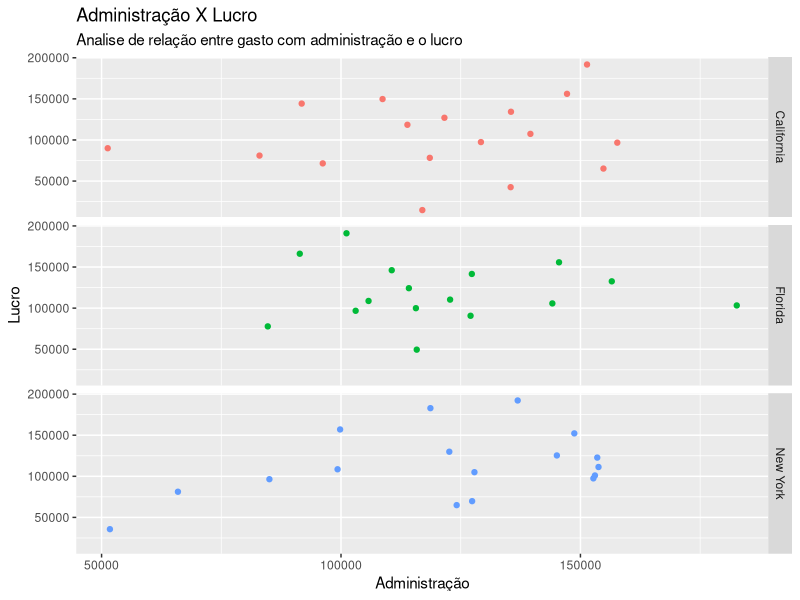
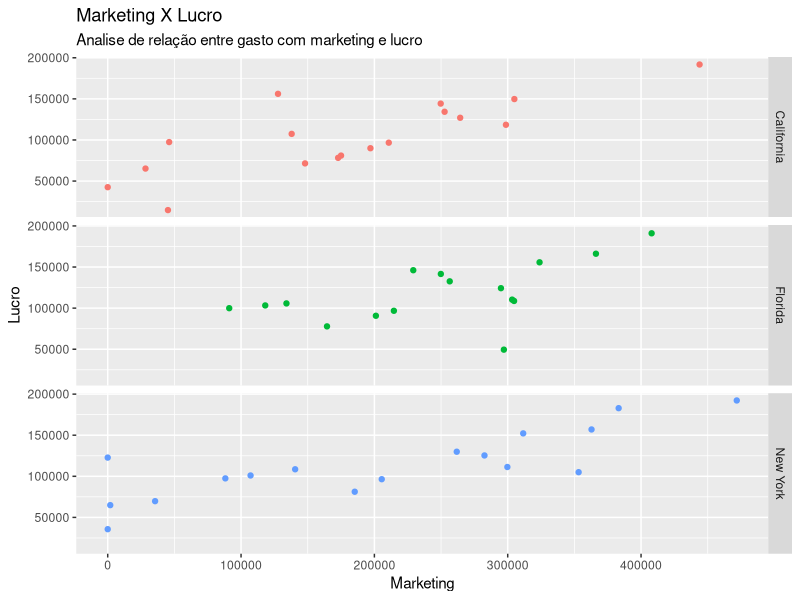
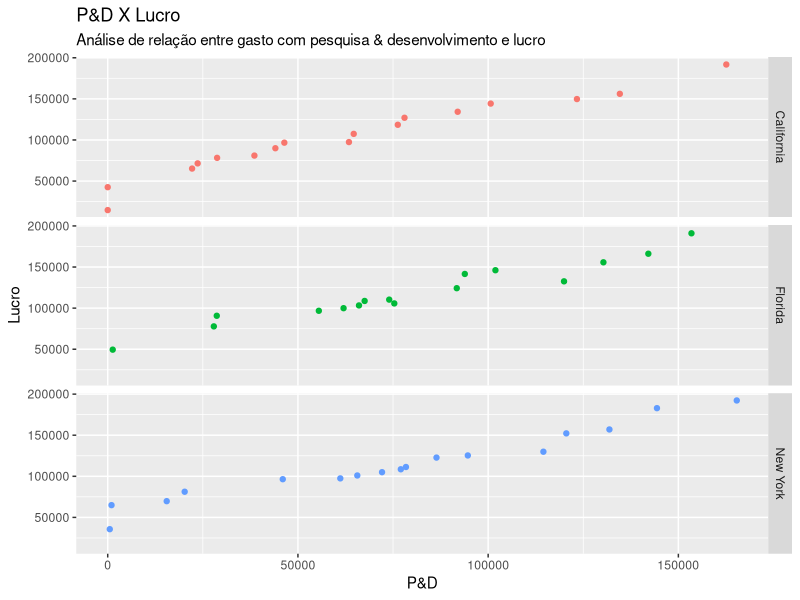
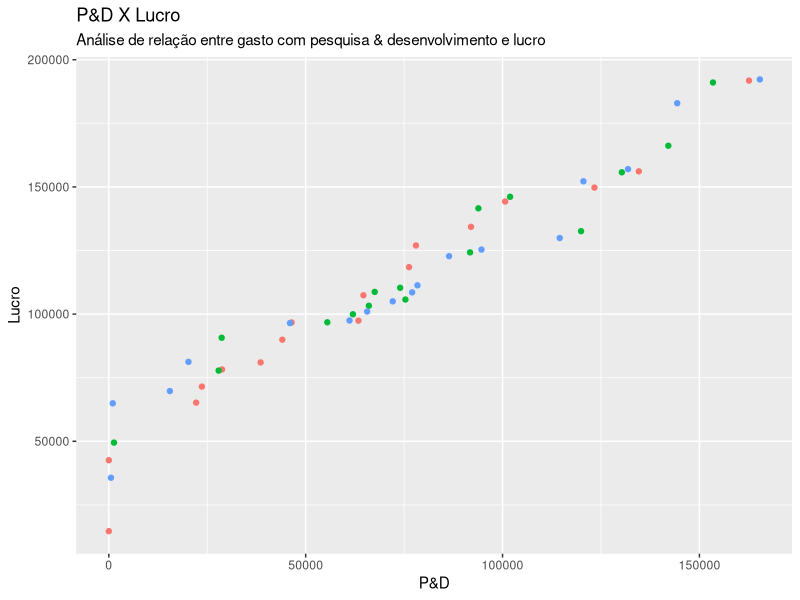
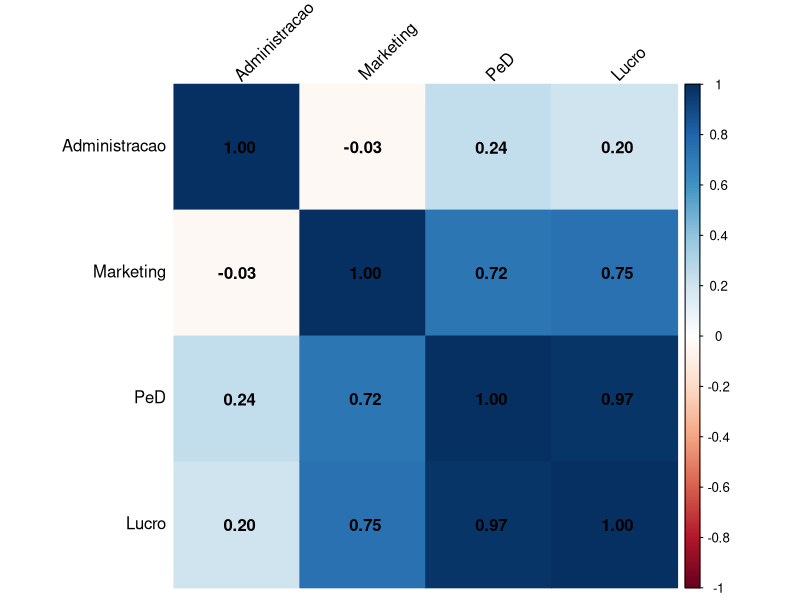
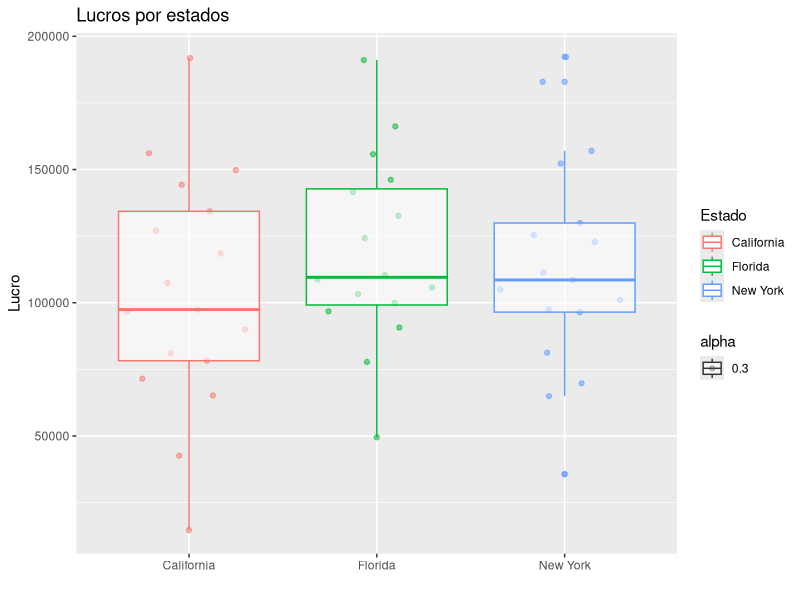
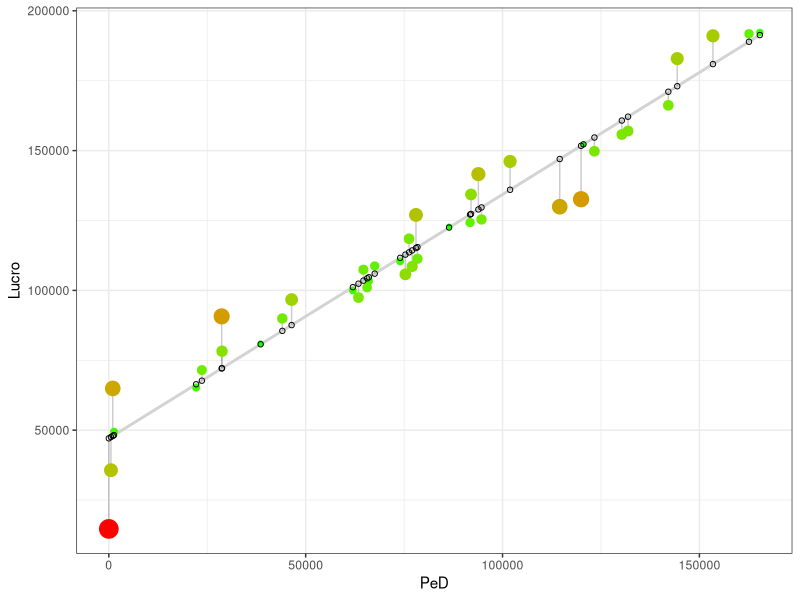
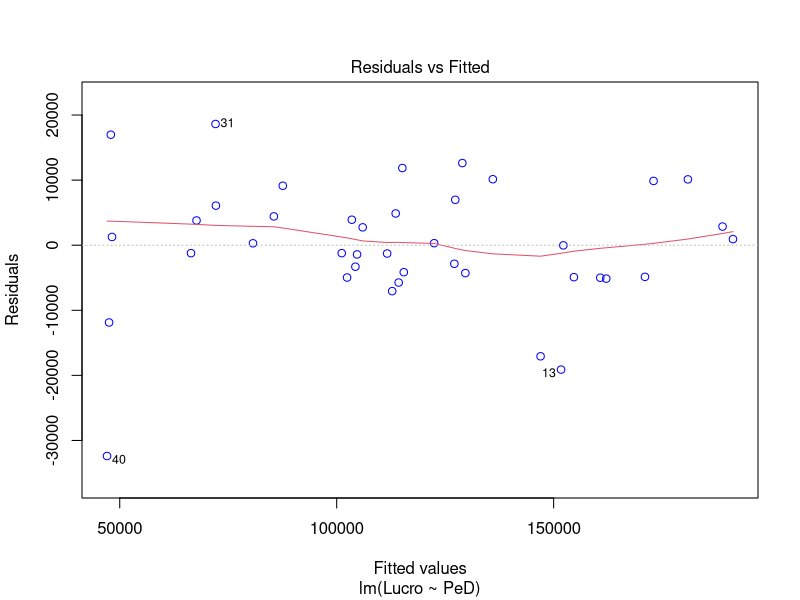

These figures' R source, in order:
## ---- chunk 1
library(tidyverse)
library(ggbeeswarm)
library(ggplot2)
library(corrplot)
library(caTools)
library(lmtest)
#library(car)

knitr::opts_chunk$set(tidy = FALSE, fig.width = 8, fig.height = 6, echo = TRUE)

options(scipen = 999)

dataset = read_csv(here::here("data/50_startups.csv"),
                 col_types = "dddcd")

names(dataset)[names(dataset) == 'ReD'] <- 'PeD'
names(dataset)[names(dataset) == 'Administration'] <- 'Administracao'
names(dataset)[names(dataset) == 'State'] <- 'Estado'
names(dataset)[names(dataset) == 'Profit'] <- 'Lucro'
## ---- chunk 2
ggplot(data = dataset) +
    theme(legend.position="none")+
    geom_point(aes(x = Administracao, y = Lucro, color = Estado)) +
    facet_grid(Estado ~ .) +
    labs(x = "Administração", y = "Lucro", title = "Administração X Lucro", subtitle =  "Analise de relação entre gasto com administração e o lucro")
## ---- chunk 3
ggplot(data = dataset) +
    theme(legend.position="none")+
    geom_point(aes(x = Marketing, y = Lucro, color = Estado))+
    facet_grid(Estado ~ .) +
    labs(x = "Marketing", y = "Lucro", title = "Marketing X Lucro", subtitle =  "Analise de relação entre gasto com marketing e lucro")
## ---- chunk 4
ggplot(data = dataset) +
    theme(legend.position="none")+
    geom_point(aes(x = PeD, y = Lucro, color = Estado)) +
    facet_grid(Estado ~ .) +
    labs(x = "P&D", y = "Lucro", title = "P&D X Lucro", subtitle =  "Análise de relação entre gasto com pesquisa & desenvolvimento e lucro")
## ---- chunk 5
ggplot(data = dataset) +
    theme(legend.position="none")+
    geom_point(aes(x = PeD, y = Lucro, color = Estado)) +
    labs(x = "P&D", y = "Lucro", title = "P&D X Lucro", subtitle =  "Análise de relação entre gasto com pesquisa & desenvolvimento e lucro")
## ---- chunk 6
numerical_columns = dataset[c("PeD", "Lucro", "Administracao", "Marketing")]
corrplot(cor(numerical_columns), method="color",  
         order="hclust", 
         addCoef.col = "black", 
         tl.col="black", tl.srt=45, 
         sig.level = 0.01, insig = "blank"
         )
## ---- chunk 7
ggplot(data = dataset) +
    geom_quasirandom(aes(x = Estado, y = Lucro, color = Estado, alpha = 0.3))+
    geom_boxplot(aes(x = Estado, y = Lucro, color = Estado, alpha = 0.3))+
    labs(x = "", y = "Lucro", title = "Lucros por estados")
## ---- chunk 8
dataset$Estado = factor(dataset$Estado,
                       levels = c('New York', 'California', 'Florida'),
                       labels = c(1, 2, 3))
## ---- chunk 9
set.seed(100)
split = sample.split(dataset$Lucro, SplitRatio = 0.8)

training_set = subset(dataset, split == TRUE)
test_set = subset(dataset, split == FALSE)
## ---- chunk 10
regressor = lm(formula = Lucro ~ .,
               data = training_set)
summary(regressor)
## ---- chunk 11
regressor = lm(formula = Lucro ~ Marketing + PeD + Estado,
               data = training_set)
summary(regressor)
## ---- chunk 12
regressor = lm(formula = Lucro ~ Marketing + PeD,
               data = training_set)
summary(regressor)
## ---- chunk 13
regressor = lm(formula = Lucro ~ PeD,
               data = training_set)
summary(regressor)
## ---- chunk 14
predicoes = predict(regressor)
residuos = residuals(regressor)

ggplot(training_set, aes(x = PeD, y = Lucro)) +
  geom_smooth(method = "lm", se = FALSE, color = "lightgrey") +     # regression line  
  geom_segment(aes(xend = PeD, yend = predicoes), alpha = .2) +     # draw line from point to line
  geom_point(aes(color = abs(residuos), size = abs(residuos))) +    # size of the points
  scale_color_continuous(low = "green", high = "red") +             # colour of the points mapped to residual size - green smaller, red larger
  guides(color = FALSE, size = FALSE) +                             # size legend removed
  geom_point(aes(y = predicoes), shape = 1) +
  theme_bw() 
## ---- chunk 15
plot(regressor, which=1, col=c("blue"))
## ---- chunk 16
plot(regressor, which=2, col=c("blue"))
## ---- chunk 17
plot(density(residuos))
## ---- chunk 18
shapiro.test(residuos)
## ---- chunk 19
plot(regressor, which=3, col=c("blue"))  # Scale-Location Plot
## ---- chunk 20
bptest(regressor)
## ---- chunk 21
#durbinWatsonTest(regressor)
